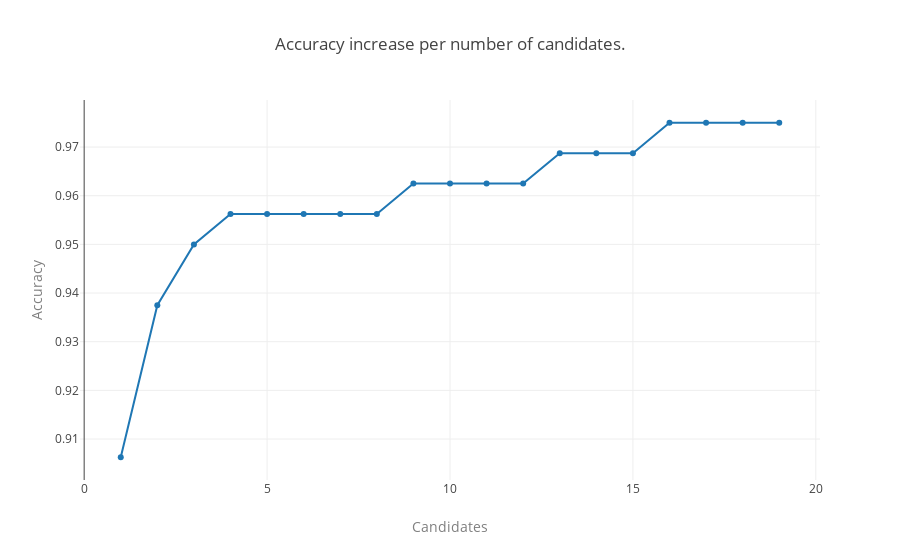

Notebook code cell kept with this figure:
### Code cell
fig = go.Figure(data=[eval_trace], layout=multi_candidate_eval_layout)

iplot(fig, show_link=False)

### Figure 1 — Plotly figure (JSON) as saved in the notebook; plotly's stock layout.template omitted (floating-point values rounded to 4 significant figures)
{"data": [{"type": "scatter", "uid": "10eb6a78-84e9-11e8-9f12-c85b7694a487", "x": [1, 2, 3, 4, 5, 6, 7, 8, 9, 10, 11, 12, 13, 14, 15, 16, 17, 18, 19], "y": [0.9062, 0.9375, 0.95, 0.9563, 0.9563, 0.9563, 0.9563, 0.9563, 0.9625, 0.9625, 0.9625, 0.9625, 0.9688, 0.9688, 0.9688, 0.975, 0.975, 0.975, 0.975, 0.975]}], "layout": {"title": "Accuracy increase per number of candidates.", "xaxis": {"title": "Candidates", "titlefont": {"color": "grey"}}, "yaxis": {"title": "Accuracy", "titlefont": {"color": "grey"}}}}
